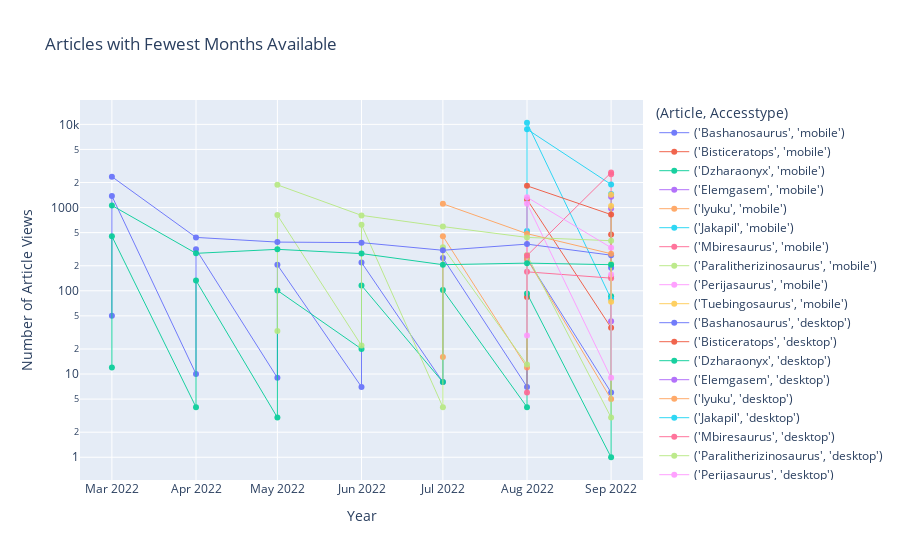

The notebook cell saved with this chart:
### Markdown cell above
### Analysis 3

Fewest Months of Data - The third graph should show pages that have the fewest months of available data. These will all be relatively short time series, some may only have one month of data. Your graph should show the 10 articles with the fewest months of data for desktop access and the 10 articles with the fewest months of data for mobile access.

### Code cell
mob_bot10 = df_mob.groupby('article')['views'].count().sort_values(ascending=True).head(10).index
pos_bot10 = df_des.groupby('article')['views'].count().sort_values(ascending=True).head(10).index

df_bots = pd.concat([df_mob[df_mob['article'].isin(mob_bot10)], df_des[df_des['article'].isin(pos_bot10)]]).reset_index()
df_bots['gkey'] = df_bots[["article", "access"]].apply(tuple, axis=1)

fig = px.line(
    df_bots, 
    x="timestamp_conv", y="views", log_y=True,
    color="gkey",
    markers=True,
    labels=dict(timestamp_conv="Year", views="Number of Article Views", gkey="(Article, Accesstype)"),
    title='Articles with Fewest Months Available')

fig.update_traces(line=dict(width=1), opacity=0.9)
fig.show()

### Figure 1 — Plotly figure (JSON) as saved in the notebook; plotly's stock layout.template omitted (floating-point values rounded to 4 significant figures)
{"data": [{"hovertemplate": "(Article, Accesstype)=('Bashanosaurus', 'mobile')<br>Year=%{x}<br>Number of Article Views=%{y}<extra></extra>", "legendgroup": "('Bashanosaurus', 'mobile')", "line": {"color": "#636efa", "dash": "solid", "width": 1}, "marker": {"symbol": "circle"}, "mode": "lines+markers", "name": "('Bashanosaurus', 'mobile')", "opacity": 0.9, "orientation": "v", "showlegend": true, "type": "scatter", "x": ["2022-03-01", "2022-03-01", "2022-04-01", "2022-04-01", "2022-05-01", "2022-05-01", "2022-06-01", "2022-06-01", "2022-07-01", "2022-07-01", "2022-08-01", "2022-08-01", "2022-09-01", "2022-09-01"], "xaxis": "x", "y": [50, 1378, 10, 316, 9, 205, 7, 219, 8, 248, 7, 243, 6, 189], "yaxis": "y"}, {"hovertemplate": "(Article, Accesstype)=('Bisticeratops', 'mobile')<br>Year=%{x}<br>Number of Article Views=%{y}<extra></extra>", "legendgroup": "('Bisticeratops', 'mobile')", "line": {"color": "#EF553B", "dash": "solid", "width": 1}, "marker": {"symbol": "circle"}, "mode": "lines+markers", "name": "('Bisticeratops', 'mobile')", "opacity": 0.9, "orientation": "v", "showlegend": true, "type": "scatter", "x": ["2022-08-01", "2022-08-01", "2022-09-01", "2022-09-01"], "xaxis": "x", "y": [84, 1252, 36, 475], "yaxis": "y"}, {"hovertemplate": "(Article, Accesstype)=('Dzharaonyx', 'mobile')<br>Year=%{x}<br>Number of Article Views=%{y}<extra></extra>", "legendgroup": "('Dzharaonyx', 'mobile')", "line": {"color": "#00cc96", "dash": "solid", "width": 1}, "marker": {"symbol": "circle"}, "mode": "lines+markers", "name": "('Dzharaonyx', 'mobile')", "opacity": 0.9, "orientation": "v", "showlegend": true, "type": "scatter", "x": ["2022-03-01", "2022-03-01", "2022-04-01", "2022-04-01", "2022-05-01", "2022-05-01", "2022-06-01", "2022-06-01", "2022-07-01", "2022-07-01", "2022-08-01", "2022-08-01", "2022-09-01", "2022-09-01"], "xaxis": "x", "y": [12, 452, 4, 133, 3, 101, 20, 116, 8, 102, 4, 93, 1, 86], "yaxis": "y"}, {"hovertemplate": "(Article, Accesstype)=('Elemgasem', 'mobile')<br>Year=%{x}<br>Number of Article Views=%{y}<extra></extra>", "legendgroup": "('Elemgasem', 'mobile')", "line": {"color": "#ab63fa", "dash": "solid", "width": 1}, "marker": {"symbol": "circle"}, "mode": "lines+markers", "name": "('Elemgasem', 'mobile')", "opacity": 0.9, "orientation": "v", "showlegend": true, "type": "scatter", "x": ["2022-09-01", "2022-09-01"], "xaxis": "x", "y": [43, 977], "yaxis": "y"}, {"hovertemplate": "(Article, Accesstype)=('Iyuku', 'mobile')<br>Year=%{x}<br>Number of Article Views=%{y}<extra></extra>", "legendgroup": "('Iyuku', 'mobile')", "line": {"color": "#FFA15A", "dash": "solid", "width": 1}, "marker": {"symbol": "circle"}, "mode": "lines+markers", "name": "('Iyuku', 'mobile')", "opacity": 0.9, "orientation": "v", "showlegend": true, "type": "scatter", "x": ["2022-07-01", "2022-07-01", "2022-08-01", "2022-08-01", "2022-09-01", "2022-09-01"], "xaxis": "x", "y": [16, 454, 12, 241, 5, 149], "yaxis": "y"}, {"hovertemplate": "(Article, Accesstype)=('Jakapil', 'mobile')<br>Year=%{x}<br>Number of Article Views=%{y}<extra></extra>", "legendgroup": "('Jakapil', 'mobile')", "line": {"color": "#19d3f3", "dash": "solid", "width": 1}, "marker": {"symbol": "circle"}, "mode": "lines+markers", "name": "('Jakapil', 'mobile')", "opacity": 0.9, "orientation": "v", "showlegend": true, "type": "scatter", "x": ["2022-08-01", "2022-08-01", "2022-09-01", "2022-09-01"], "xaxis": "x", "y": [522, 10457, 80, 1452], "yaxis": "y"}, {"hovertemplate": "(Article, Accesstype)=('Mbiresaurus', 'mobile')<br>Year=%{x}<br>Number of Article Views=%{y}<extra></extra>", "legendgroup": "('Mbiresaurus', 'mobile')", "line": {"color": "#FF6692", "dash": "solid", "width": 1}, "marker": {"symbol": "circle"}, "mode": "lines+markers", "name": "('Mbiresaurus', 'mobile')", "opacity": 0.9, "orientation": "v", "showlegend": true, "type": "scatter", "x": ["2022-08-01", "2022-08-01", "2022-09-01", "2022-09-01"], "xaxis": "x", "y": [6, 169, 142, 2507], "yaxis": "y"}, {"hovertemplate": "(Article, Accesstype)=('Paralitherizinosaurus', 'mobile')<br>Year=%{x}<br>Number of Article Views=%{y}<extra></extra>", "legendgroup": "('Paralitherizinosaurus', 'mobile')", "line": {"color": "#B6E880", "dash": "solid", "width": 1}, "marker": {"symbol": "circle"}, "mode": "lines+markers", "name": "('Paralitherizinosaurus', 'mobile')", "opacity": 0.9, "orientation": "v", "showlegend": true, "type": "scatter", "x": ["2022-05-01", "2022-05-01", "2022-06-01", "2022-06-01", "2022-07-01", "2022-07-01", "2022-08-01", "2022-08-01", "2022-09-01", "2022-09-01"], "xaxis": "x", "y": [33, 812, 22, 623, 4, 334, 13, 269, 3, 210], "yaxis": "y"}, {"hovertemplate": "(Article, Accesstype)=('Perijasaurus', 'mobile')<br>Year=%{x}<br>Number of Article Views=%{y}<extra></extra>", "legendgroup": "('Perijasaurus', 'mobile')", "line": {"color": "#FF97FF", "dash": "solid", "width": 1}, "marker": {"symbol": "circle"}, "mode": "lines+markers", "name": "('Perijasaurus', 'mobile')", "opacity": 0.9, "orientation": "v", "showlegend": true, "type": "scatter", "x": ["2022-08-01", "2022-08-01", "2022-09-01", "2022-09-01"], "xaxis": "x", "y": [29, 1121, 9, 157], "yaxis": "y"}, {"hovertemplate": "(Article, Accesstype)=('Tuebingosaurus', 'mobile')<br>Year=%{x}<br>Number of Article Views=%{y}<extra></extra>", "legendgroup": "('Tuebingosaurus', 'mobile')", "line": {"color": "#FECB52", "dash": "solid", "width": 1}, "marker": {"symbol": "circle"}, "mode": "lines+markers", "name": "('Tuebingosaurus', 'mobile')", "opacity": 0.9, "orientation": "v", "showlegend": true, "type": "scatter", "x": ["2022-09-01", "2022-09-01"], "xaxis": "x", "y": [74, 1044], "yaxis": "y"}, {"hovertemplate": "(Article, Accesstype)=('Bashanosaurus', 'desktop')<br>Year=%{x}<br>Number of Article Views=%{y}<extra></extra>", "legendgroup": "('Bashanosaurus', 'desktop')", "line": {"color": "#636efa", "dash": "solid", "width": 1}, "marker": {"symbol": "circle"}, "mode": "lines+markers", "name": "('Bashanosaurus', 'desktop')", "opacity": 0.9, "orientation": "v", "showlegend": true, "type": "scatter", "x": ["2022-03-01", "2022-04-01", "2022-05-01", "2022-06-01", "2022-07-01", "2022-08-01", "2022-09-01"], "xaxis": "x", "y": [2351, 438, 385, 379, 307, 364, 268], "yaxis": "y"}, {"hovertemplate": "(Article, Accesstype)=('Bisticeratops', 'desktop')<br>Year=%{x}<br>Number of Article Views=%{y}<extra></extra>", "legendgroup": "('Bisticeratops', 'desktop')", "line": {"color": "#EF553B", "dash": "solid", "width": 1}, "marker": {"symbol": "circle"}, "mode": "lines+markers", "name": "('Bisticeratops', 'desktop')", "opacity": 0.9, "orientation": "v", "showlegend": true, "type": "scatter", "x": ["2022-08-01", "2022-09-01"], "xaxis": "x", "y": [1825, 824], "yaxis": "y"}, {"hovertemplate": "(Article, Accesstype)=('Dzharaonyx', 'desktop')<br>Year=%{x}<br>Number of Article Views=%{y}<extra></extra>", "legendgroup": "('Dzharaonyx', 'desktop')", "line": {"color": "#00cc96", "dash": "solid", "width": 1}, "marker": {"symbol": "circle"}, "mode": "lines+markers", "name": "('Dzharaonyx', 'desktop')", "opacity": 0.9, "orientation": "v", "showlegend": true, "type": "scatter", "x": ["2022-03-01", "2022-04-01", "2022-05-01", "2022-06-01", "2022-07-01", "2022-08-01", "2022-09-01"], "xaxis": "x", "y": [1061, 282, 315, 280, 206, 215, 206], "yaxis": "y"}, {"hovertemplate": "(Article, Accesstype)=('Elemgasem', 'desktop')<br>Year=%{x}<br>Number of Article Views=%{y}<extra></extra>", "legendgroup": "('Elemgasem', 'desktop')", "line": {"color": "#ab63fa", "dash": "solid", "width": 1}, "marker": {"symbol": "circle"}, "mode": "lines+markers", "name": "('Elemgasem', 'desktop')", "opacity": 0.9, "orientation": "v", "showlegend": true, "type": "scatter", "x": ["2022-09-01"], "xaxis": "x", "y": [1345], "yaxis": "y"}, {"hovertemplate": "(Article, Accesstype)=('Iyuku', 'desktop')<br>Year=%{x}<br>Number of Article Views=%{y}<extra></extra>", "legendgroup": "('Iyuku', 'desktop')", "line": {"color": "#FFA15A", "dash": "solid", "width": 1}, "marker": {"symbol": "circle"}, "mode": "lines+markers", "name": "('Iyuku', 'desktop')", "opacity": 0.9, "orientation": "v", "showlegend": true, "type": "scatter", "x": ["2022-07-01", "2022-08-01", "2022-09-01"], "xaxis": "x", "y": [1110, 486, 279], "yaxis": "y"}, {"hovertemplate": "(Article, Accesstype)=('Jakapil', 'desktop')<br>Year=%{x}<br>Number of Article Views=%{y}<extra></extra>", "legendgroup": "('Jakapil', 'desktop')", "line": {"color": "#19d3f3", "dash": "solid", "width": 1}, "marker": {"symbol": "circle"}, "mode": "lines+markers", "name": "('Jakapil', 'desktop')", "opacity": 0.9, "orientation": "v", "showlegend": true, "type": "scatter", "x": ["2022-08-01", "2022-09-01"], "xaxis": "x", "y": [8745, 1897], "yaxis": "y"}, {"hovertemplate": "(Article, Accesstype)=('Mbiresaurus', 'desktop')<br>Year=%{x}<br>Number of Article Views=%{y}<extra></extra>", "legendgroup": "('Mbiresaurus', 'desktop')", "line": {"color": "#FF6692", "dash": "solid", "width": 1}, "marker": {"symbol": "circle"}, "mode": "lines+markers", "name": "('Mbiresaurus', 'desktop')", "opacity": 0.9, "orientation": "v", "showlegend": true, "type": "scatter", "x": ["2022-08-01", "2022-09-01"], "xaxis": "x", "y": [265, 2632], "yaxis": "y"}, {"hovertemplate": "(Article, Accesstype)=('Paralitherizinosaurus', 'desktop')<br>Year=%{x}<br>Number of Article Views=%{y}<extra></extra>", "legendgroup": "('Paralitherizinosaurus', 'desktop')", "line": {"color": "#B6E880", "dash": "solid", "width": 1}, "marker": {"symbol": "circle"}, "mode": "lines+markers", "name": "('Paralitherizinosaurus', 'desktop')", "opacity": 0.9, "orientation": "v", "showlegend": true, "type": "scatter", "x": ["2022-05-01", "2022-06-01", "2022-07-01", "2022-08-01", "2022-09-01"], "xaxis": "x", "y": [1875, 806, 591, 438, 400], "yaxis": "y"}, {"hovertemplate": "(Article, Accesstype)=('Perijasaurus', 'desktop')<br>Year=%{x}<br>Number of Article Views=%{y}<extra></extra>", "legendgroup": "('Perijasaurus', 'desktop')", "line": {"color": "#FF97FF", "dash": "solid", "width": 1}, "marker": {"symbol": "circle"}, "mode": "lines+markers", "name": "('Perijasaurus', 'desktop')", "opacity": 0.9, "orientation": "v", "showlegend": true, "type": "scatter", "x": ["2022-08-01", "2022-09-01"], "xaxis": "x", "y": [1331, 330], "yaxis": "y"}, {"hovertemplate": "(Article, Accesstype)=('Tuebingosaurus', 'desktop')<br>Year=%{x}<br>Number of Article Views=%{y}<extra></extra>", "legendgroup": "('Tuebingosaurus', 'desktop')", "line": {"color": "#FECB52", "dash": "solid", "width": 1}, "marker": {"symbol": "circle"}, "mode": "lines+markers", "name": "('Tuebingosaurus', 'desktop')", "opacity": 0.9, "orientation": "v", "showlegend": true, "type": "scatter", "x": ["2022-09-01"], "xaxis": "x", "y": [1423], "yaxis": "y"}], "layout": {"legend": {"title": {"text": "(Article, Accesstype)"}, "tracegroupgap": 0}, "title": {"text": "Articles with Fewest Months Available"}, "xaxis": {"anchor": "y", "domain": [0, 1], "title": {"text": "Year"}}, "yaxis": {"anchor": "x", "domain": [0, 1], "title": {"text": "Number of Article Views"}, "type": "log"}}}
